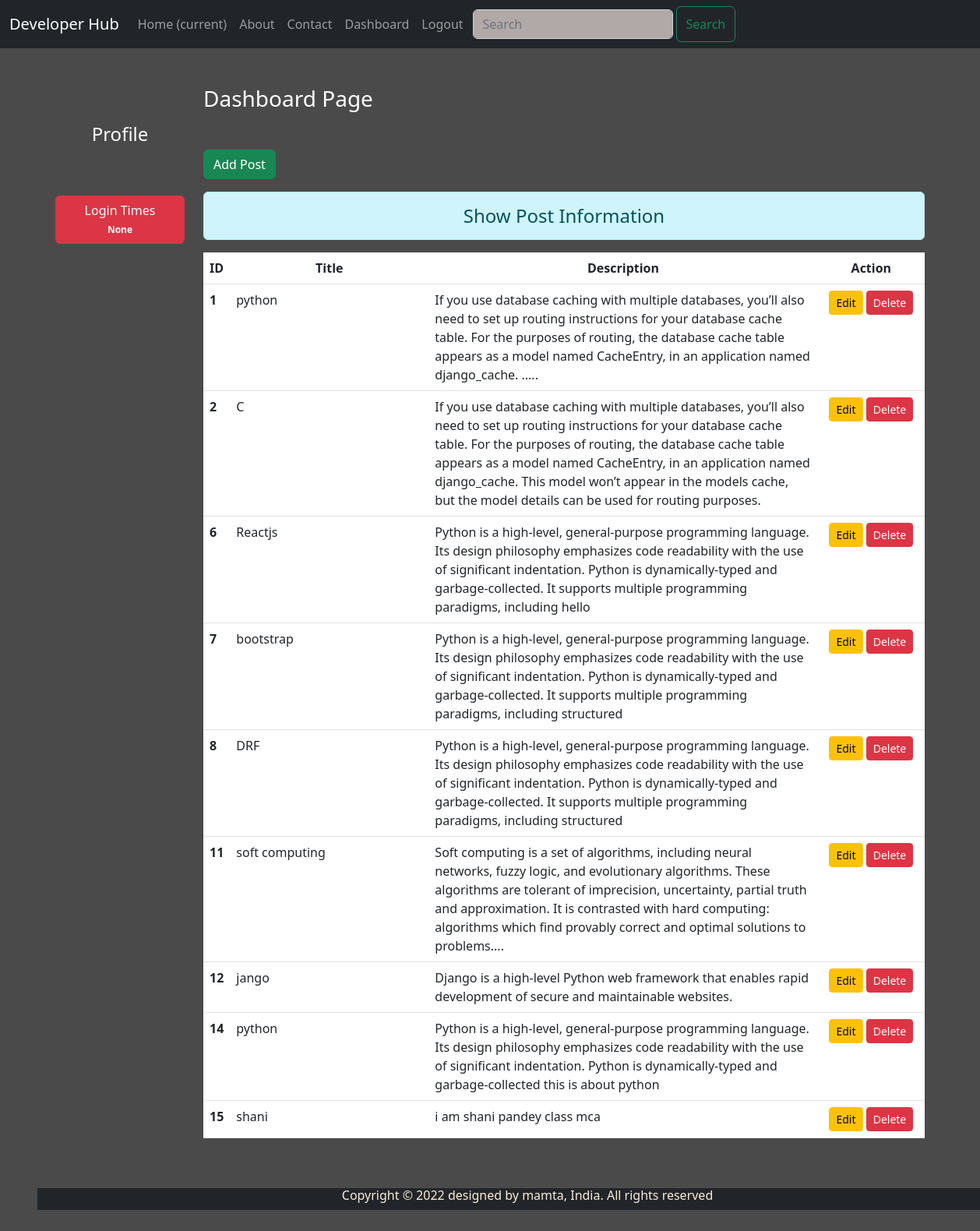
The page /dashboard/ (signed in) on the database its author committed.
### myapp/models.py (models this page shows)
class Post(models.Model):
 title = models.CharField(max_length=150)
 desc = models.TextField()

### myapp/views.py (the view)
# urls.py: path('dashboard/', views.dashboard, name='dashboard'),
def dashboard(request):
    if request.user.is_authenticated:
        posts = Post.objects.all()
        user = request.user
        full_name = user.get_full_name()
        gps = user.groups.all()
        ct = cache.get('count', version=user.pk)
        return render(request, 'myapp/dashboard.html', {'posts': posts, 'full_name': full_name, 'groups': gps, 'ct': ct})
    else:
        return HttpResponseRedirect('/login/')

### myapp/templates/myapp/dashboard.html (shortened to what this page needs)
{% extends 'myapp/base.html' %}
{% load static %}
{% block side %}
<div class="col-sm-2 text-white my-5 text-center">
  <h4 class="my-5">Profile</h4>
  <button type="button" class="btn btn-danger mt-3">
  Login Times <span class="badge badge-light">{{ct}}</span>
  </button>
</div>
{% endblock side %}
{% block content %}
<div class="col-sm-10">
 <h3 class="text-white my-5">Dashboard Page</h3>
 <a href="{% url 'addpost' %}" class="btn btn-success">Add Post</a>
 <h4 class="text-center alert alert-info mt-3">Show Post Information</h4>
  {% if posts %}
   <table class="table table-hover bg-white">
     <thead>
       <tr class="text-center">
         <th scope="col" style="width:2%">ID</th>
         <th scope="col" style="width:28%">Title</th>
         <th scope="col" style="width:55%">Description</th>
         <th scope="col" style="width:15%">Action</th>
       </tr>
     </thead>
     <tbody>
      {% for post in posts %}
       <tr>
         <th scope="row">{{post.id}}</th>
         <td>{{post.title}}</td>
         <td>{{post.desc}}</td>
         <td class="text-center">
          <a href="{% url 'updatepost' post.id %}" class="btn btn-warning btn-sm">Edit</a>
          {% if perms.blog.delete_post %}
          <form action="{% url 'deletepost' post.id %}" method="post" class="d-inline"> {% csrf_token %}
          <input type="submit" class="btn btn-danger btn-sm" value="Delete">
         </form>
         {% endif %}
         </td>
       </tr>
      {% endfor %}
     </tbody>
   </table>
  {% else %}
   <h4 class="text-center alert alert-warning">No Records</h4>
  {% endif %}
</div>
{% endblock content %}

### myapp/templates/myapp/base.html (shortened to what this page needs)
<!DOCTYPE html>
{% load static %}
<html lang="en">
<head>
 <link rel="stylesheet" href="{% static 'myapp/css/bootstrap.css' %}">
 <link rel="stylesheet" href="{% static 'myapp/css/style.css' %}">
</head>
<body>
 <div class="container-fluid bg-dark">
  {% include 'myapp/navbar.html' %}
 </div>
 <div class="container">
  <div class="row">
   {% block side %}
   {% endblock side %}
   {% block content %}
   {% endblock content %}
  </div>
 </div>
 <div class="container-fluid bg-dark m-5">
 {% include 'myapp/footer.html' %}
</div>
</body>
</html>

### myapp/templates/myapp/navbar.html (shortened to what this page needs)
<nav class="navbar navbar-expand-lg navbar-dark bg-dark">
  <a class="navbar-brand" href="#">Developer Hub</a>
  <div class="collapse navbar-collapse" id="navbarNav">
    <ul class="navbar-nav">
      <li class="nav-item active">
        <a class="nav-link" href="/">Home <span class="sr-only">(current)</span></a>
      </li>
      <li class="nav-item">
        <a class="nav-link" href="{% url 'about' %}">About</a>
      </li>
      <li class="nav-item">
        <a class="nav-link" href="{% url 'contact' %}">Contact</a>
      </li>
      {% if request.user.is_authenticated %}
      <li class="nav-item">
        <a class="nav-link" href="{% url 'dashboard' %}">Dashboard</a>
      </li>
      <li class="nav-item">
        <a class="nav-link" href="{% url 'logout' %}">Logout</a>
      </li>
      {% endif %}
    </ul>
    <form class="d-flex " role="search" action="{% url 'search' %}">
        <input class="form-control m-1 " name="searchbox"  type="search" placeholder="Search" aria-label="Search">
        <button class="btn btn-outline-success " type="submit">Search</button>
      </form>
  </div>
</nav>

### myapp/templates/myapp/footer.html
<div class="container">
    <div class="row ">
<h6 class="text-center">Copyright © 2022 designed by mamta, India. All rights reserved</h6>
    </div>
</div>

### myapp/static/myapp/css/style.css (style rules this page uses)
body { background-color: rgb(75, 74, 74); color: antiquewhite; }
.form-control { background-color: rgb(177, 168, 168); }

### rows shown on the page
Post: id "1", title "python", desc "If you use database caching with multiple databases, you’ll also need to set up routing instructions for your database cache table. For the purposes of routing, the database cache table appears as a model named CacheEntry, in an application named django_cache. ....."
Post: id "2", title "C", desc "If you use database caching with multiple databases, you’ll also need to set up routing instructions for your database cache table. For the purposes of routing, the database cache table appears as a model named CacheEntry, in an application named django_cache. This model won’t appear in the models cache, but the model details can be used for routing purposes."
Post: id "6", title "Reactjs", desc "Python is a high-level, general-purpose programming language. Its design philosophy emphasizes code readability with the use of significant indentation. Python is dynamically-typed and garbage-collected. It supports multiple programming paradigms, including hello"
Post: id "7", title "bootstrap", desc "Python is a high-level, general-purpose programming language. Its design philosophy emphasizes code readability with the use of significant indentation. Python is dynamically-typed and garbage-collected. It supports multiple programming paradigms, including structured"
Post: id "8", title "DRF", desc "Python is a high-level, general-purpose programming language. Its design philosophy emphasizes code readability with the use of significant indentation. Python is dynamically-typed and garbage-collected. It supports multiple programming paradigms, including structured"
Post: id "11", title "soft computing", desc "Soft computing is a set of algorithms, including neural networks, fuzzy logic, and evolutionary algorithms. These algorithms are tolerant of imprecision, uncertainty, partial truth and approximation. It is contrasted with hard computing: algorithms which find provably correct and optimal solutions to problems...."
Post: id "12", title "jango", desc "Django is a high-level Python web framework that enables rapid development of secure and maintainable websites."
Post: id "14", title "python", desc "Python is a high-level, general-purpose programming language. Its design philosophy emphasizes code readability with the use of significant indentation. Python is dynamically-typed and garbage-collected this is about python"
Post: id "15", title "shani", desc "i am shani pandey class mca"

### other values the page prints
{{ ct }} "None"
